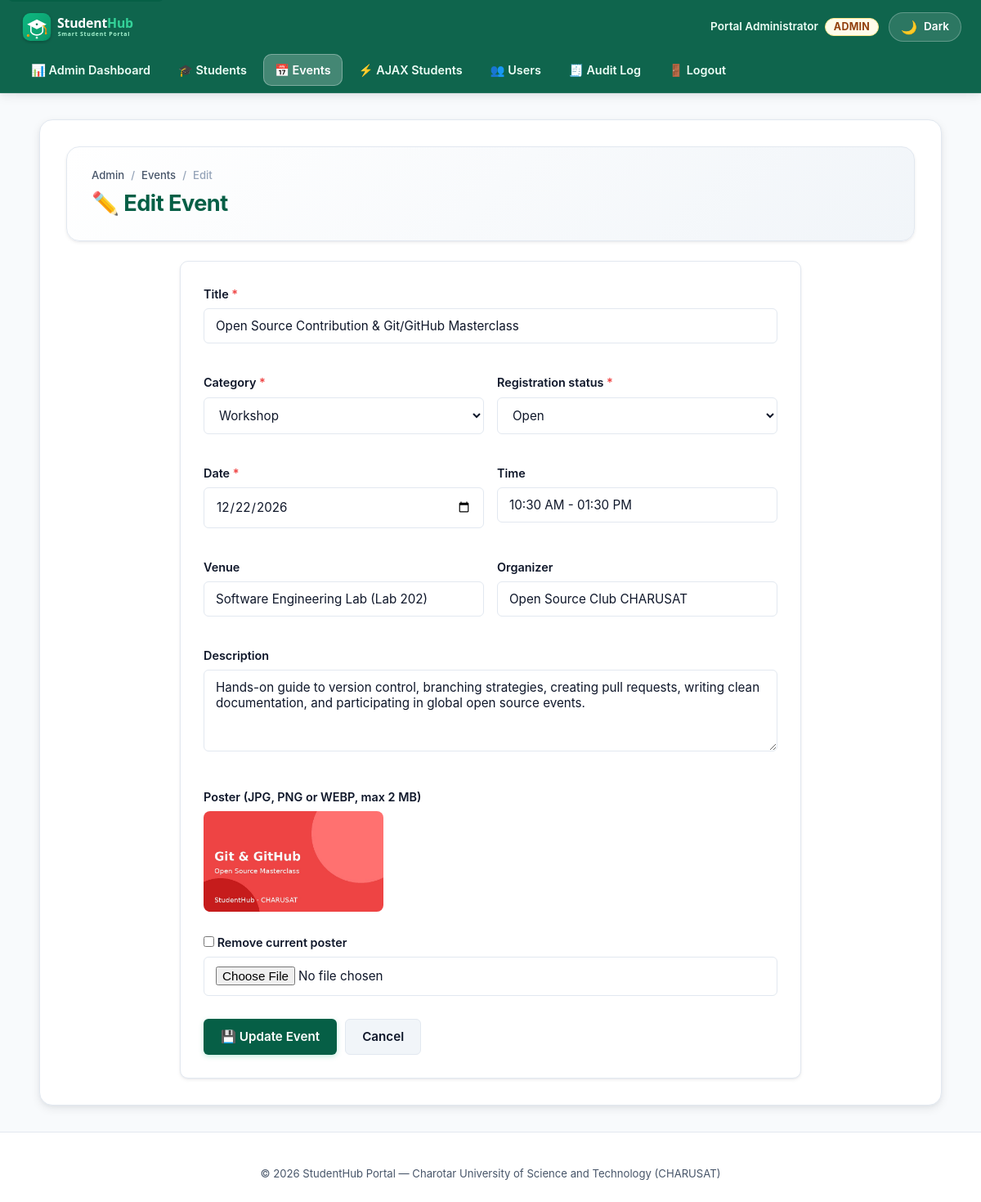
The app's page /Practical-12/event_form.php?id=15 (signed in) with its own data.
### tables this page shows
CREATE TABLE `events` (
  `id` int(10) unsigned NOT NULL AUTO_INCREMENT,
  `title` varchar(150) NOT NULL,
  `category` varchar(30) NOT NULL,
  `event_date` date NOT NULL,
  `event_time` varchar(30) NOT NULL DEFAULT '',
  `venue` varchar(120) NOT NULL DEFAULT '',
  `organizer` varchar(120) NOT NULL DEFAULT '',
  `description` text DEFAULT NULL,
  `status` enum('open','closed') NOT NULL DEFAULT 'open',
  `poster` varchar(255) DEFAULT NULL,
  `created_at` timestamp NOT NULL DEFAULT current_timestamp(),
  `updated_at` timestamp NOT NULL DEFAULT current_timestamp() ON UPDATE current_timestamp(),
  PRIMARY KEY (`id`),
  KEY `idx_events_date` (`event_date`),
  KEY `idx_events_category` (`category`)
);

### Practical(1-4)(Studenthub)/includes/helpers.php (called while the page is built, shortened)
<?php
function e($value): string
{
    return htmlspecialchars((string)$value, ENT_QUOTES | ENT_SUBSTITUTE, 'UTF-8');
}

### Practical(1-4)(Studenthub)/includes/upload.php (called while the page is built, shortened)
<?php
function poster_url(?string $name): ?string
{
    return ($name && preg_match('/^[A-Za-z0-9._-]+\.(jpg|png|webp)$/', $name)) ? '../Practical-12/uploads/' . $name : null;
}

### Practical-12/event_form.php (the view, shortened to what this page needs)
<?php
require_once __DIR__ . '/../includes/auth.php';
require_once __DIR__ . '/../includes/layout.php';
require_once __DIR__ . '/../includes/upload.php';
$id = (int)($_GET['id'] ?? 0);
$isEdit = $id > 0;
$data = ['title' => '', 'category' => '', 'event_date' => '', 'event_time' => '', 'venue' => '', 'organizer' => '',
         'description' => '', 'status' => 'open', 'poster' => null];
$errors = [];
if ($isEdit) {
    $stmt = $conn->prepare('SELECT * FROM events WHERE id = ?');
    $stmt->bind_param('i', $id);
    $stmt->execute();
    $existing = $stmt->get_result()->fetch_assoc();
    $data = array_merge($data, $existing);
}
$pu = poster_url($data['poster']);
?>
<form method="post" action="event_form.php<?= $isEdit ? '?id=' . $id : '' ?>" enctype="multipart/form-data" class="card-form" novalidate>
  <div class="form-grid">
    <div class="form-group<?= isset($errors['title']) ? ' has-error' : '' ?>" style="grid-column:1/-1">
      <label for="title" class="req">Title</label>
      <input type="text" id="title" name="title" maxlength="150" value="<?= e($data['title']) ?>" required>
    </div>
    <div class="form-group<?= isset($errors['category']) ? ' has-error' : '' ?>">
      <label for="category" class="req">Category</label>
      <select id="category" name="category" required>
<?php foreach (CATEGORIES as $c): ?>
        <option value="<?= e($c) ?>"<?= $data['category'] === $c ? ' selected' : '' ?>><?= e($c) ?></option>
<?php endforeach; ?>
      </select>
    </div>
    <div class="form-group<?= isset($errors['status']) ? ' has-error' : '' ?>">
      <label for="status" class="req">Registration status</label>
      <select id="status" name="status">
        <option value="open"<?= $data['status'] === 'open' ? ' selected' : '' ?>>Open</option>
      </select>
    </div>
    <div class="form-group<?= isset($errors['event_date']) ? ' has-error' : '' ?>">
      <label for="event_date" class="req">Date</label>
      <input type="date" id="event_date" name="event_date" value="<?= e($data['event_date']) ?>" required>
    </div>
    <div class="form-group<?= isset($errors['event_time']) ? ' has-error' : '' ?>">
      <label for="event_time">Time</label>
      <input type="text" id="event_time" name="event_time" maxlength="30" placeholder="e.g. 10:00 AM" value="<?= e($data['event_time']) ?>">
    </div>
    <div class="form-group<?= isset($errors['venue']) ? ' has-error' : '' ?>">
      <label for="venue">Venue</label>
      <input type="text" id="venue" name="venue" maxlength="120" value="<?= e($data['venue']) ?>">
    </div>
    <div class="form-group<?= isset($errors['organizer']) ? ' has-error' : '' ?>">
      <label for="organizer">Organizer</label>
      <input type="text" id="organizer" name="organizer" maxlength="120" value="<?= e($data['organizer']) ?>">
    </div>
    <div class="form-group<?= isset($errors['description']) ? ' has-error' : '' ?>" style="grid-column:1/-1">
      <label for="description">Description</label>
      <textarea id="description" name="description" rows="4" maxlength="2000"><?= e($data['description']) ?></textarea>
    </div>
    <div class="form-group<?= isset($errors['poster']) ? ' has-error' : '' ?>" style="grid-column:1/-1">
      <label for="poster">Poster (JPG, PNG or WEBP, max 2 MB)</label>
<?php if ($pu): ?>
      <div><img src="<?= e($pu) ?>" alt="Current poster" style="max-width:220px;border-radius:8px"><br>
        <label class="checkbox-label"><input type="checkbox" name="remove_poster" value="1"> Remove current poster</label></div>
<?php endif; ?>
      <input type="file" id="poster" name="poster" accept="image/jpeg,image/png,image/webp">
    </div>
  </div>
  <div class="form-actions">
    <button type="submit" class="btn btn-primary"><?= $isEdit ? '💾 Update Event' : '➕ Add Event' ?></button>
    <a class="btn btn-secondary" href="events_admin.php">Cancel</a>
  </div>
</form>

### Practical(1-4)(Studenthub)/for_css/common.css (style rules this page uses)
:root { --primary: #065f46; --primary-light: #0d9488; --primary-dark: #044e39; --primary-subtle: #ecfdf5; --primary-glow: rgba(16, 185, 129, 0.25); --secondary: #1e293b; --secondary-light: #334155; --secondary-dark: #0f172a; --accent: #d97706; --accent-light: #f59e0b; --accent-subtle: #fef3c7; --success: #10b981; --success-bg: #ecfdf5; --success-border: #a7f3d0; --success-text: #065f46; --warning: #f59e0b; --warning-bg: #fffbeb; --warning-border: #fde68a; --warning-text: #92400e; --danger: #ef4444; --danger-bg: #fef2f2; --danger-border: #fecaca; --danger-text: #991b1b; --info: #0284c7; --info-bg: #f0f9ff; --info-border: #bae6fd; --info-text: #075985; --bg-base: #f8fafc; --bg-surface: #ffffff; --bg-surface-elevated: #ffffff; --bg-subsurface: #f1f5f9; --border-color: #e2e8f0; --border-subtle: #f1f5f9; --border-focus: #10b981; --text-main: #0f172a; --text-muted: #475569; --text-faint: #94a3b8; --text-inverse: #ffffff; --nav-bg: rgba(6, 95, 70, 0.96); --nav-border: rgba(255, 255, 255, 0.1); --nav-link-color: #ecfdf5; --nav-link-hover-bg: rgba(255, 255, 255, 0.15); --nav-link-active-bg: rgba(255, 255, 255, 0.22); --table-header-bg: #065f46; --table-header-text: #ffffff; --table-row-even: #f8fafc; --table-row-hover: #ecfdf5; --table-border: #e2e8f0; --shadow-xs: 0 1px 2px rgba(0, 0, 0, 0.05); --shadow-sm: 0 2px 4px rgba(15, 23, 42, 0.06), 0 1px 2px rgba(15, 23, 42, 0.04); --shadow-md: 0 4px 12px rgba(15, 23, 42, 0.08), 0 2px 4px rgba(15, 23, 42, 0.04); --shadow-lg: 0 10px 25px -3px rgba(15, 23, 42, 0.1), 0 4px 6px -2px rgba(15, 23, 42, 0.05); --shadow-xl: 0 20px 35px -5px rgba(15, 23, 42, 0.15), 0 10px 10px -5px rgba(15, 23, 42, 0.04); --radius-sm: 6px; --radius-md: 10px; --radius-lg: 16px; --radius-xl: 24px; --radius-full: 9999px; --transition-fast: 0.15s cubic-bezier(0.4, 0, 0.2, 1); --transition-normal: 0.25s cubic-bezier(0.4, 0, 0.2, 1); --transition-smooth: 0.35s cubic-bezier(0.4, 0, 0.2, 1); --banner-bg: #064e3b; --banner-text: #ffffff; --modal-backdrop: rgba(15, 23, 42, 0.7); --modal-bg: #ffffff; }
*, *::before, *::after { margin: 0; padding: 0; box-sizing: border-box; }
html { scroll-behavior: smooth; font-size: 16px; }
body { font-family: 'Inter', system-ui, -apple-system, BlinkMacSystemFont, 'Segoe UI', Roboto, sans-serif; background-color: var(--bg-base); color: var(--text-main); line-height: 1.6; min-height: 100vh; display: flex; flex-direction: column; text-rendering: optimizeLegibility; -webkit-font-smoothing: antialiased; transition: background-color var(--transition-normal), color var(--transition-normal); }
a { color: var(--primary); text-decoration: none; font-weight: 600; transition: color var(--transition-fast), text-decoration var(--transition-fast); }
img { max-width: 100%; height: auto; display: block; }
button, .btn, input[type="submit"] { font-family: inherit; font-weight: 600; font-size: 0.95rem; padding: 10px 20px; border-radius: var(--radius-sm); border: 1px solid transparent; cursor: pointer; display: inline-flex; align-items: center; justify-content: center; gap: 8px; transition: all var(--transition-fast); line-height: 1.4; text-decoration: none; }
.btn-primary, button:not(.btn):not(.theme-toggle-btn):not(.hamburger-btn):not(.banner-close-btn):not(.faq-question):not(.slider-btn):not(.slider-dot):not(.modal-close-btn):not(.btn-secondary):not(.btn-outline):not(.btn-danger), input[type="submit"] { background: var(--primary); color: #ffffff; box-shadow: 0 2px 6px var(--primary-glow); }
.btn-secondary { background: var(--bg-subsurface); color: var(--text-main); border-color: var(--border-color); }
form { max-width: 520px; margin: 24px auto; background: var(--bg-surface); color: var(--text-main); padding: 28px; border-radius: var(--radius-md); box-shadow: var(--shadow-sm); border: 1px solid var(--border-color); }
.form-group { margin-bottom: 20px; text-align: left; }
form label { display: block; margin-bottom: 6px; font-weight: 600; font-size: 0.9rem; color: var(--text-main); }
form input[type="text"], form input[type="email"], form input[type="password"], form select, form textarea { width: 100%; padding: 11px 14px; background-color: var(--bg-surface); color: var(--text-main); border: 1.5px solid var(--border-color); border-radius: var(--radius-sm); font-size: 0.95rem; font-family: inherit; transition: border-color var(--transition-fast), box-shadow var(--transition-fast), background-color var(--transition-normal); }
form input::placeholder, form textarea::placeholder { color: var(--text-faint); }

### records on screen
events: title "Open Source Contribution & Git/GitHub Masterclass", status "Open", event_date "12/22/2026", event_time "10:30 AM - 01:30 PM", venue "Software Engineering Lab (Lab 202)", organizer "Open Source Club CHARUSAT", description "Hands-on guide to version control, branching strategies, creating pull requests, writing clean documentation, and participating in global open source events.", poster (picture)

### other values on screen
$user['fullname'] "Portal Administrator"
$user['role'] "ADMIN"
$label "📊 Admin Dashboard"
$label "🎓 Students"
$label "📅 Events"
$label "⚡ AJAX Students"
$label "👥 Users"
$label "🧾 Audit Log"
$label "🚪 Logout"
$c[0] "Admin"
$c[0] "Events"
$c[0] "Edit"
$opts['heading'] "✏️ Edit Event"
form field category "Workshop"
